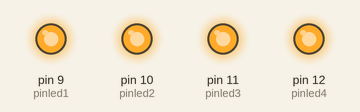
Recording of a sketch running on a simulated Arduino Uno, built with avr-gcc and run on an emulated ATmega328P. Parts: output pins drawn as LEDs (lit = HIGH).

Above: at 0.5 s.
At 3.5 s:
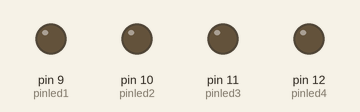
Timing chart, 0 to 4.6 s (numbered marks = the images above):
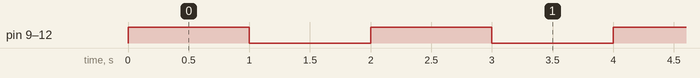

Measured:
- by itself, pin 9 (pinled1), pin 10 (pinled2), pin 11 (pinled3), pin 12 (pinled4): alternates HIGH for 1.0 s and LOW for 1.0 s

The sketch:

Aula12_ex2.ino
```cpp
#define pinled1 9
#define pinled2 10
#define pinled3 11
#define pinled4 12
void setup() {
pinMode(pinled1, OUTPUT);
pinMode(pinled2, OUTPUT);
pinMode(pinled3, OUTPUT);
pinMode(pinled4, OUTPUT);
}

void loop() {
digitalWrite(pinled1, HIGH);
digitalWrite(pinled2, HIGH);
digitalWrite(pinled3, HIGH);
digitalWrite(pinled4, HIGH);
delay(1000);
digitalWrite(pinled1, LOW);
digitalWrite(pinled2, LOW);
digitalWrite(pinled3, LOW);
digitalWrite(pinled4, LOW);
delay(1000);

}
```
